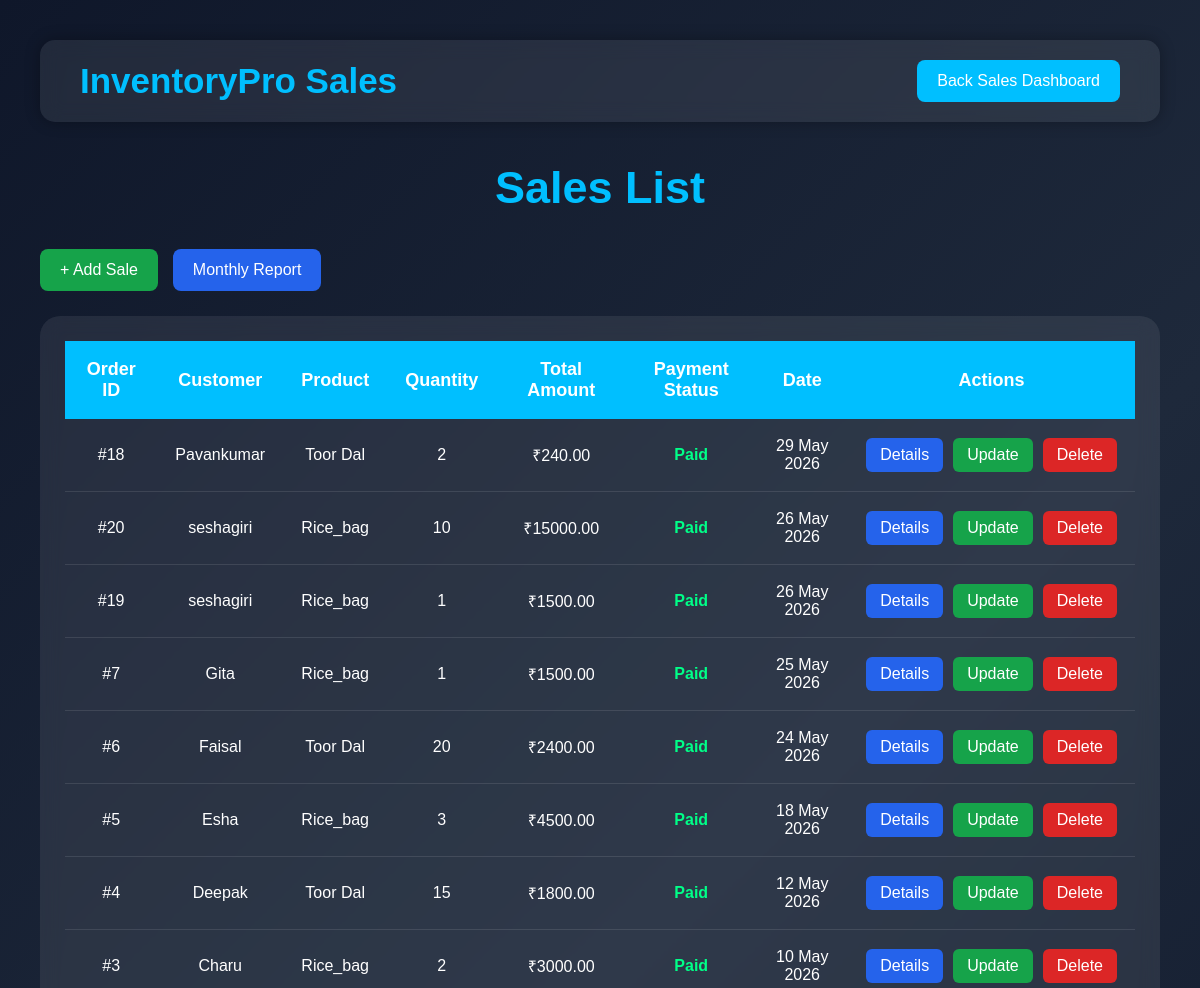
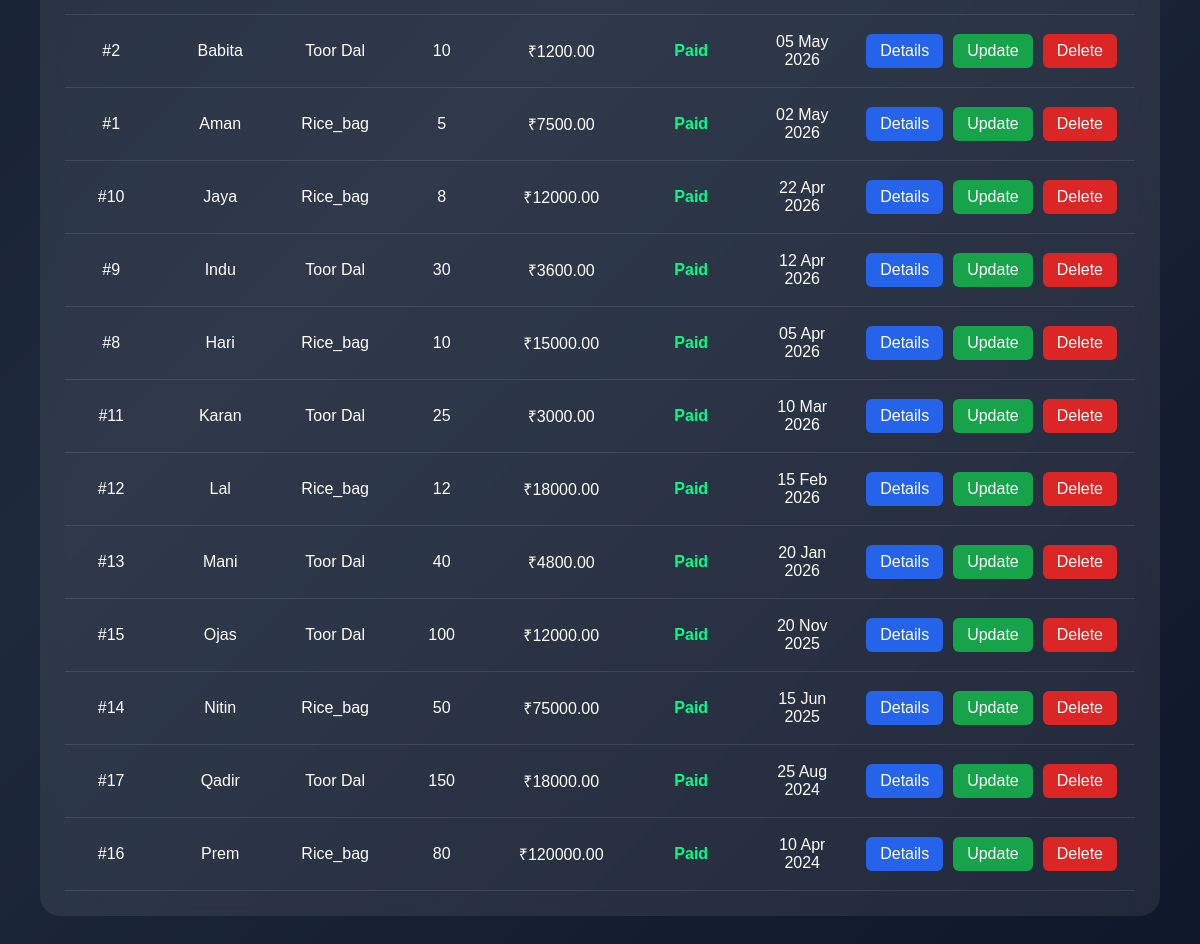
/sales/list/, run on the app's committed database (2 pictures, top to bottom).
### sales/models.py (models this page shows, shortened)
class Sale(models.Model):
    customer_name = models.CharField(max_length=200)
    product = models.ForeignKey(Product, on_delete=models.CASCADE)
    quantity = models.IntegerField()
    total_price = models.DecimalField(max_digits=10, decimal_places=2)
    payment_method = models.CharField(max_length=100)
    payment_status = models.CharField(max_length=100)
    order_date = models.DateField()
    created_at = models.DateTimeField(auto_now_add=True)

### products/models.py (models this page shows, shortened)
class Product(models.Model):
    name = models.CharField(max_length=200)
    category = models.CharField(max_length=100)
    price = models.DecimalField(max_digits=10, decimal_places=2)
    cost_price = models.DecimalField(max_digits=10, decimal_places=2, default=0.0)
    quantity = models.IntegerField()
    supplier = models.CharField(max_length=200)
    description = models.TextField()
    created_at = models.DateTimeField(auto_now_add=True)
    updated_at = models.DateTimeField(auto_now=True)

### sales/views.py (the view)
def sales_list(request):
    search = request.GET.get('search')
    sales = Sale.objects.all().order_by(
        '-order_date',
        '-id'
    )
    if search:
        sales = sales.filter(
            product__name__icontains=search
        )
    return render(
        request,
        'sales_list.html',
        {
            'sales': sales,
            'search': search
        }
    )

### sales/templates/sales_list.html (shortened to what this page needs)
<!DOCTYPE html>
<html>
<head>
</head>
<body>
    <div class="navbar">
        <h1>InventoryPro Sales</h1>
        <a href="/sales/">
            Back Sales Dashboard
        </a>
    </div>
    <h2>Sales List</h2>
    <div class="top-bar">
        <div class="top-buttons">
            <a href="/sales/add/" class="btn add-btn">
                + Add Sale
            </a>
            <a href="/sales/monthly-report/" class="btn report-btn">
                Monthly Report
            </a>
        </div>
    </div>
    <div class="table-container">
        <table>
            <tr>
                <th>Order ID</th>
                <th>Customer</th>
                <th>Product</th>
                <th>Quantity</th>
                <th>Total Amount</th>
                <th>Payment Status</th>
                <th>Date</th>
                <th>Actions</th>
            </tr>
            {% for sale in sales %}
            <tr>
                <td>#{{ sale.id }}</td>
                <td>{{ sale.customer_name }}</td>
                <td>{{ sale.product.name }}</td>
                <td>{{ sale.quantity }}</td>
                <td>₹{{ sale.total_price }}</td>
                <td class="{% if sale.payment_status|lower == 'paid' %}paid{% elif sale.payment_status|lower == 'pending' %}pending{% else %}cancelled{% endif %}">
                    {{ sale.payment_status }}
                </td>
                <td>{{ sale.order_date|date:"d M Y" }}</td>
                <td>
                    <div class="action-buttons">
                        <a href="/sales/details/{{ sale.id }}/" class="action-btn details">
                            Details
                        </a>
                        <a href="/sales/update/{{ sale.id }}/" class="action-btn update">
                            Update
                        </a>
                        <a href="/sales/delete/{{ sale.id }}/" class="action-btn delete">
                            Delete
                        </a>
                    </div>
                </td>
            </tr>
            {% empty %}
            <tr>
                <td colspan="8" style="text-align: center; font-size: 18px; color: #cbd5e1; padding: 20px;">
                    No sales transactions recorded yet.
                </td>
            </tr>
            {% endfor %}
        </table>
    </div>
</body>
</html>

### sales/templates/sales_list.html (style rules this page uses)
* { margin:0; padding:0; box-sizing:border-box; }
body { background: linear-gradient(135deg,#0f172a,#1e293b,#0f172a); font-family:Arial, sans-serif; min-height:100vh; color:white; padding:40px; }
.navbar { width:100%; background: rgba(255,255,255,0.08); backdrop-filter: blur(10px); padding:20px 40px; border-radius:15px; display:flex; justify-content:space-between; align-items:center; margin-bottom:40px; box-shadow:0px 0px 15px rgba(0,0,0,0.3); }
.navbar h1 { color:#00bfff; font-size:35px; }
.navbar a { text-decoration:none; background:#00bfff; color:white; padding:12px 20px; border-radius:8px; transition:0.3s; }
h2 { text-align:center; margin-bottom:35px; font-size:45px; color:#00bfff; animation:fadeIn 1.5s ease; }
.top-bar { display:flex; justify-content:space-between; align-items:center; margin-bottom:25px; }
.top-buttons { display:flex; gap:15px; }
.btn { text-decoration:none; padding:12px 20px; border-radius:8px; color:white; transition:0.3s; }
.add-btn { background:#16a34a; }
.report-btn { background:#2563eb; }
.table-container { background: rgba(255,255,255,0.08); backdrop-filter: blur(10px); padding:25px; border-radius:20px; animation:slideUp 1.2s ease; }
table { width:100%; border-collapse:collapse; }
th { background:#00bfff; padding:18px; font-size:18px; }
td { padding:18px; text-align:center; border-bottom:1px solid rgba(255,255,255,0.1); }
.paid { color:#00ff88; font-weight:bold; }
.action-buttons { display:flex; justify-content:center; gap:10px; }
.action-btn { text-decoration:none; padding:8px 14px; border-radius:6px; color:white; transition:0.3s; }
.details { background:#2563eb; }
.update { background:#16a34a; }
.delete { background:#dc2626; }

### data on the page
Sale: id "18", customer_name "Pavankumar", product.name "Toor Dal", quantity "2", total_price "240.00", payment_status "Paid", order_date "29 May 2026"
Sale: id "20", customer_name "seshagiri", product.name "Rice_bag", quantity "10", total_price "15000.00", payment_status "Paid", order_date "26 May 2026"
Sale: id "19", customer_name "seshagiri", product.name "Rice_bag", quantity "1", total_price "1500.00", payment_status "Paid", order_date "26 May 2026"
Sale: id "7", customer_name "Gita", product.name "Rice_bag", quantity "1", total_price "1500.00", payment_status "Paid", order_date "25 May 2026"
Sale: id "6", customer_name "Faisal", product.name "Toor Dal", quantity "20", total_price "2400.00", payment_status "Paid", order_date "24 May 2026"
Sale: id "5", customer_name "Esha", product.name "Rice_bag", quantity "3", total_price "4500.00", payment_status "Paid", order_date "18 May 2026"
Sale: id "4", customer_name "Deepak", product.name "Toor Dal", quantity "15", total_price "1800.00", payment_status "Paid", order_date "12 May 2026"
Sale: id "3", customer_name "Charu", product.name "Rice_bag", quantity "2", total_price "3000.00", payment_status "Paid", order_date "10 May 2026"
Sale: id "2", customer_name "Babita", product.name "Toor Dal", quantity "10", total_price "1200.00", payment_status "Paid", order_date "05 May 2026"
Sale: id "1", customer_name "Aman", product.name "Rice_bag", quantity "5", total_price "7500.00", payment_status "Paid", order_date "02 May 2026"
Sale: id "10", customer_name "Jaya", product.name "Rice_bag", quantity "8", total_price "12000.00", payment_status "Paid", order_date "22 Apr 2026"
Sale: id "9", customer_name "Indu", product.name "Toor Dal", quantity "30", total_price "3600.00", payment_status "Paid", order_date "12 Apr 2026"
Sale: id "8", customer_name "Hari", product.name "Rice_bag", quantity "10", total_price "15000.00", payment_status "Paid", order_date "05 Apr 2026"
Sale: id "11", customer_name "Karan", product.name "Toor Dal", quantity "25", total_price "3000.00", payment_status "Paid", order_date "10 Mar 2026"
Sale: id "12", customer_name "Lal", product.name "Rice_bag", quantity "12", total_price "18000.00", payment_status "Paid", order_date "15 Feb 2026"
Sale: id "13", customer_name "Mani", product.name "Toor Dal", quantity "40", total_price "4800.00", payment_status "Paid", order_date "20 Jan 2026"
Sale: id "15", customer_name "Ojas", product.name "Toor Dal", quantity "100", total_price "12000.00", payment_status "Paid", order_date "20 Nov 2025"
Sale: id "14", customer_name "Nitin", product.name "Rice_bag", quantity "50", total_price "75000.00", payment_status "Paid", order_date "15 Jun 2025"
Sale: id "17", customer_name "Qadir", product.name "Toor Dal", quantity "150", total_price "18000.00", payment_status "Paid", order_date "25 Aug 2024"
Sale: id "16", customer_name "Prem", product.name "Rice_bag", quantity "80", total_price "120000.00", payment_status "Paid", order_date "10 Apr 2024"
